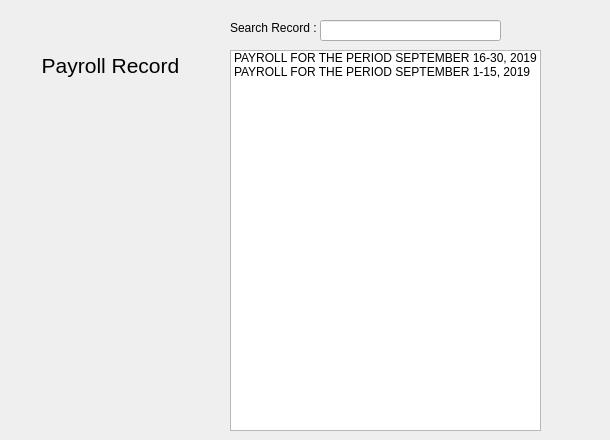
    <widget class="QWidget" name="tab">
     <attribute name="title">
      <string>payroll_home</string>
     </attribute>
     <widget class="QPushButton" name="pushButton_5">
      <property name="geometry">
       <rect>
        <x>550</x>
        <y>80</y>
        <width>51</width>
        <height>51</height>
       </rect>
      </property>
      <property name="toolTip">
       <string>&lt;html&gt;&lt;head/&gt;&lt;body&gt;&lt;p&gt;add record&lt;/p&gt;&lt;/body&gt;&lt;/html&gt;</string>
      </property>
      <property name="text">
       <string/>
      </property>
      <property name="icon">
       <iconset resource="icons.qrc">
        <normaloff>:/icons/add-database.png</normaloff>:/icons/add-database.png</iconset>
      </property>
      <property name="iconSize">
       <size>
        <width>43</width>
        <height>43</height>
       </size>
      </property>
      <property name="flat">
       <bool>true</bool>
      </property>
     </widget>
     <widget class="QPushButton" name="pushButton_6">
      <property name="geometry">
       <rect>
        <x>550</x>
        <y>130</y>
        <width>51</width>
        <height>51</height>
       </rect>
      </property>
      <property name="toolTip">
       <string>&lt;html&gt;&lt;head/&gt;&lt;body&gt;&lt;p&gt;edit record&lt;/p&gt;&lt;/body&gt;&lt;/html&gt;</string>
      </property>
      <property name="text">
       <string/>
      </property>
      <property name="icon">
       <iconset resource="icons.qrc">
        <normaloff>:/icons/edit.png</normaloff>:/icons/edit.png</iconset>
      </property>
      <property name="iconSize">
       <size>
        <width>35</width>
        <height>35</height>
       </size>
      </property>
      <property name="flat">
       <bool>true</bool>
      </property>
     </widget>
     <widget class="QPushButton" name="pushButton_7">
      <property name="geometry">
       <rect>
        <x>550</x>
        <y>180</y>
        <width>51</width>
        <height>51</height>
       </rect>
      </property>
      <property name="toolTip">
       <string>&lt;html&gt;&lt;head/&gt;&lt;body&gt;&lt;p&gt;delete record&lt;/p&gt;&lt;/body&gt;&lt;/html&gt;</string>
      </property>
      <property name="text">
       <string/>
      </property>
      <property name="icon">
       <iconset resource="icons.qrc">
        <normaloff>:/icons/remove.png</normaloff>:/icons/remove.png</iconset>
      </property>
      <property name="iconSize">
       <size>
        <width>43</width>
        <height>43</height>
       </size>
      </property>
      <property name="flat">
       <bool>true</bool>
      </property>
     </widget>
     <widget class="QPushButton" name="pushButton_8">
      <property name="geometry">
       <rect>
        <x>550</x>
        <y>230</y>
        <width>51</width>
        <height>51</height>
       </rect>
      </property>
      <property name="toolTip">
       <string>&lt;html&gt;&lt;head/&gt;&lt;body&gt;&lt;p&gt;view record&lt;/p&gt;&lt;/body&gt;&lt;/html&gt;</string>
      </property>
      <property name="text">
       <string/>
      </property>
      <property name="icon">
       <iconset resource="icons.qrc">
        <normaloff>:/icons/moleskine.png</normaloff>:/icons/moleskine.png</iconset>
      </property>
      <property name="iconSize">
       <size>
        <width>45</width>
        <height>45</height>
       </size>
      </property>
      <property name="flat">
       <bool>true</bool>
      </property>
     </widget>
     <widget class="QPushButton" name="pushButton_9">
      <property name="geometry">
       <rect>
        <x>550</x>
        <y>280</y>
        <width>51</width>
        <height>51</height>
       </rect>
      </property>
      <property name="toolTip">
       <string>&lt;html&gt;&lt;head/&gt;&lt;body&gt;&lt;p&gt;open as excel&lt;/p&gt;&lt;/body&gt;&lt;/html&gt;</string>
      </property>
      <property name="text">
       <string/>
      </property>
      <property name="icon">
       <iconset resource="icons.qrc">
        <normaloff>:/icons/xls.png</normaloff>:/icons/xls.png</iconset>
      </property>
      <property name="iconSize">
       <size>
        <width>40</width>
        <height>40</height>
       </size>
      </property>
      <property name="flat">
       <bool>true</bool>
      </property>
     </widget>
     <widget class="QPushButton" name="pushButton_10">
      <property name="geometry">
       <rect>
        <x>550</x>
        <y>330</y>
        <width>51</width>
        <height>51</height>
       </rect>
      </property>
      <property name="toolTip">
       <string>&lt;html&gt;&lt;head/&gt;&lt;body&gt;&lt;p&gt;print&lt;/p&gt;&lt;/body&gt;&lt;/html&gt;</string>
      </property>
      <property name="text">
       <string/>
      </property>
      <property name="icon">
       <iconset resource="icons.qrc">
        <normaloff>:/icons/print.png</normaloff>:/icons/print.png</iconset>
      </property>
      <property name="iconSize">
       <size>
        <width>40</width>
        <height>40</height>
       </size>
      </property>
      <property name="flat">
       <bool>true</bool>
      </property>
     </widget>
     <widget class="QLabel" name="label">
      <property name="geometry">
       <rect>
        <x>30</x>
        <y>50</y>
        <width>161</width>
        <height>31</height>
       </rect>
      </property>
      <property name="font">
       <font>
        <weight>50</weight>
        <bold>false</bold>
       </font>
      </property>
      <property name="text">
       <string>&lt;html&gt;&lt;head/&gt;&lt;body&gt;&lt;p align=&quot;center&quot;&gt;&lt;span style=&quot; font-size:16pt;&quot;&gt;Payroll Record&lt;/span&gt;&lt;/p&gt;&lt;/body&gt;&lt;/html&gt;</string>
      </property>
     </widget>
     <widget class="QListWidget" name="listWidget">
      <property name="geometry">
       <rect>
        <x>230</x>
        <y>50</y>
        <width>311</width>
        <height>381</height>
       </rect>
      </property>
      <property name="itemAlignment">
       <set>Qt::AlignCenter</set>
      </property>
      <item>
       <property name="text">
        <string>PAYROLL FOR THE PERIOD SEPTEMBER 16-30, 2019</string>
       </property>
      </item>
      <item>
       <property name="text">
        <string>PAYROLL FOR THE PERIOD SEPTEMBER 1-15, 2019</string>
       </property>
      </item>
     </widget>
     <widget class="QLineEdit" name="lineEdit">
      <property name="geometry">
       <rect>
        <x>320</x>
        <y>20</y>
        <width>181</width>
        <height>21</height>
       </rect>
      </property>
     </widget>
     <widget class="QPushButton" name="pushButton_16">
      <property name="geometry">
       <rect>
        <x>500</x>
        <y>20</y>
        <width>31</width>
        <height>21</height>
       </rect>
      </property>
      <property name="text">
       <string/>
      </property>
      <property name="icon">
       <iconset resource="icons.qrc">
        <normaloff>:/icons/search.png</normaloff>:/icons/search.png</iconset>
      </property>
      <property name="iconSize">
       <size>
        <width>30</width>
        <height>25</height>
       </size>
      </property>
      <property name="default">
       <bool>false</bool>
      </property>
      <property name="flat">
       <bool>true</bool>
      </property>
     </widget>
     <widget class="QLabel" name="label_2">
      <property name="geometry">
       <rect>
        <x>230</x>
        <y>20</y>
        <width>91</width>
        <height>16</height>
       </rect>
      </property>
      <property name="font">
       <font>
        <pointsize>9</pointsize>
       </font>
      </property>
      <property name="text">
       <string>Search Record :</string>
      </property>
     </widget>
     <widget class="QPushButton" name="pushButton_17">
      <property name="geometry">
       <rect>
        <x>30</x>
        <y>80</y>
        <width>161</width>
        <height>141</height>
       </rect>
      </property>
      <property name="text">
       <string/>
      </property>
      <property name="icon">
       <iconset resource="icons.qrc">
        <normaloff>:/icons/SORSOGON.png</normaloff>:/icons/SORSOGON.png</iconset>
      </property>
      <property name="iconSize">
       <size>
        <width>150</width>
        <height>150</height>
       </size>
      </property>
      <property name="flat">
       <bool>true</bool>
      </property>
     </widget>
    </widget>
